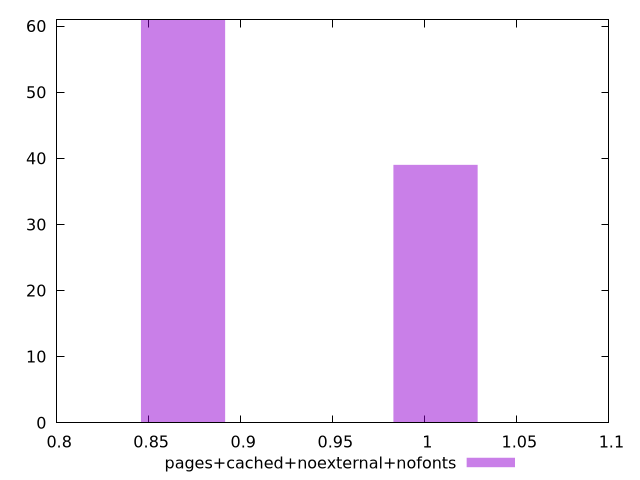

Source code (gnuplot):
$_pagesCachedNoexternalNofonts <<EOF
0.8686740139885921 61
1.0058330688288961 39
EOF
set key outside below
set terminal pngcairo
set output "report_00005_2020-11-02T22-26-11.212Z/uses-http2/pages+cached+noexternal+nofonts//hist.png"
set yrange [0:61]
set boxwidth 0.04571968494676801
set style fill transparent solid 0.5 noborder
plot $_pagesCachedNoexternalNofonts title "pages+cached+noexternal+nofonts" with boxes ,
